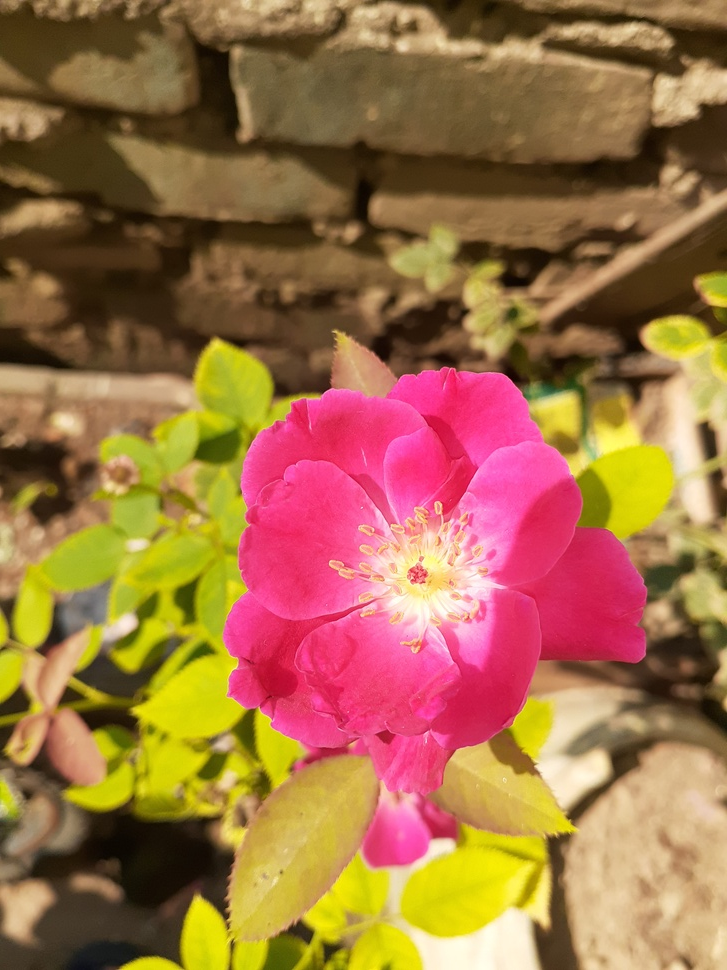
#> input picture img1.jpg, 727 x 970 px, shrunk from 3096 x 4128 before the run
$ python main.py
#> lines starting #> are read from the running program, lines starting #| are printed output that depends on the picture; after the words box and inside, x2 and y2 are one past the last pixel; in counts of white or black regions, pixels touching at a corner belong together
import cv2
import numpy as np

def read_img(filename):
#> called with filename = './img1.jpg'
    img=cv2.imread(filename)
#> img is the input picture: shape (970, 727, 3); mean B, G, R 70.2, 111.9, 159.3
    return img

def edge_detection(img,line_width,blur):
#> called with line_width = 9, blur = 7
    gray = cv2.cvtColor(img,cv2.COLOR_BGR2GRAY)
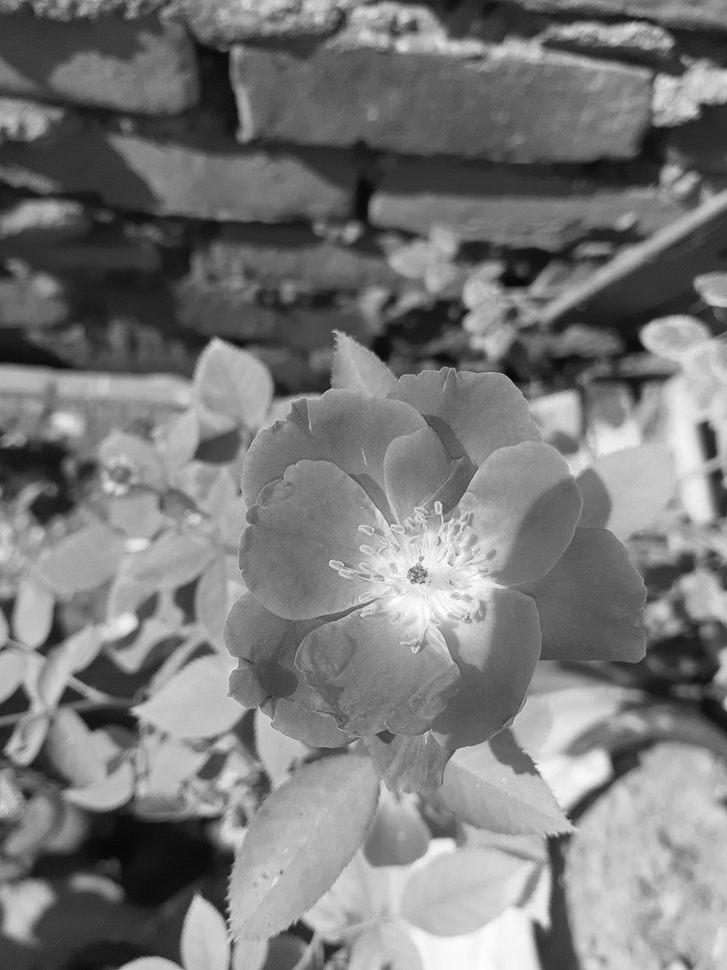
#> gray: shape (970, 727); min 7, max 254, mean 121.3
    grayBlur = cv2.medianBlur(gray,blur)
    edges=cv2.adaptiveThreshold(grayBlur,255,cv2.ADAPTIVE_THRESH_MEAN_C,cv2.THRESH_BINARY,line_width,blur)
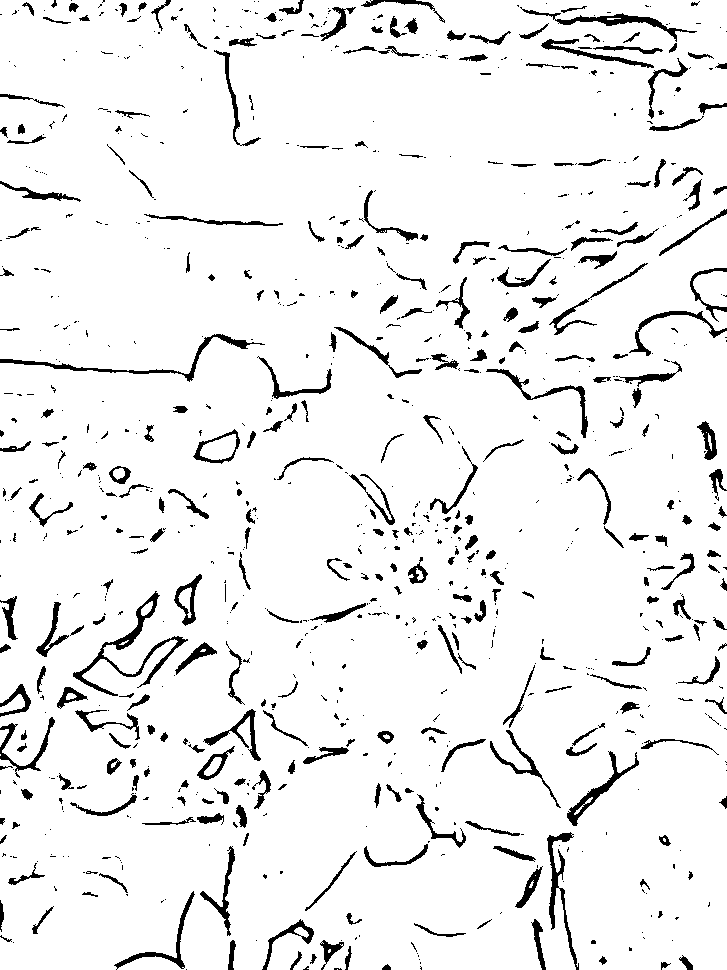
#> edges: shape (970, 727); 93.5% white; 919 black regions (579 under 20 px), largest, box (x1, y1, x2, y2) and area: (73, 591, 188, 696) 1468, (0, 334, 265, 382) 1058, (547, 832, 579, 970) 935
    return edges

#K = kmean clustering use
def color_quantisation(img, k):
#> called with k = 4
    data= np.float32(img).reshape((-1,3))
    criteria=(cv2.TERM_CRITERIA_EPS + cv2.TERM_CRITERIA_MAX_ITER, 20, 0.001)
    ret, label, center=cv2.kmeans(data,k,None,criteria,10,cv2.KMEANS_RANDOM_CENTERS)
#> ret = 1.78e+09; center = [[149.1, 190.6, 227.5], [55.67, 157.8, 180.2], [120.7, 59.11, 234.9], [29.63, 60.29, 80.86]]
    center= np.uint8(center)
#> center = [[149, 190, 227], [55, 157, 180], [120, 59, 234], [29, 60, 80]]
    result= center[label.flatten()]

    result= result.reshape(img.shape)
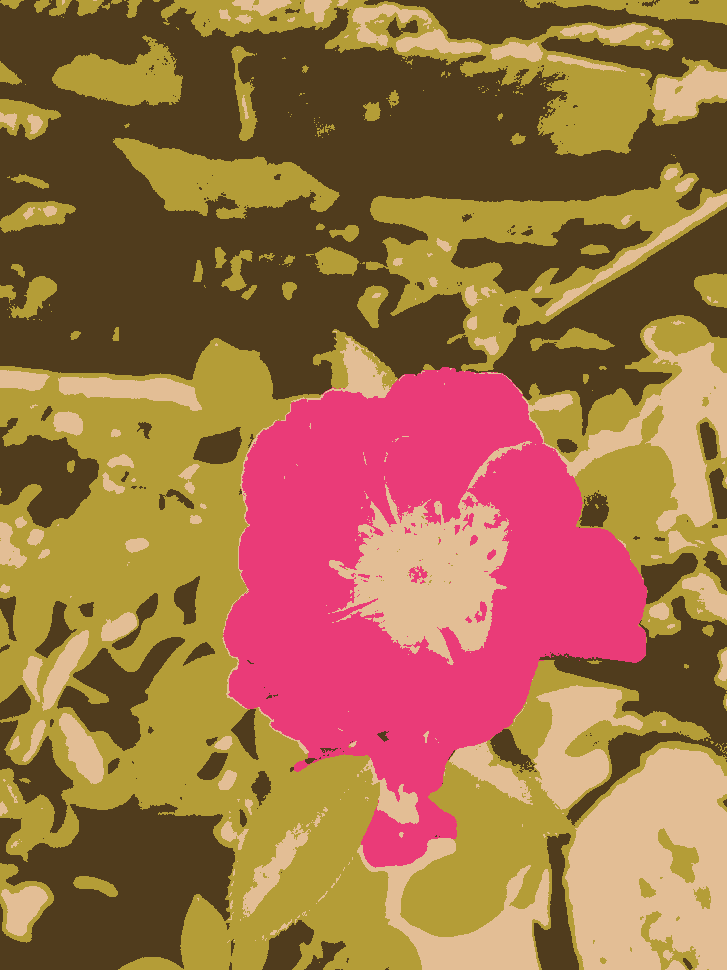
#> result: shape (970, 727, 3); mean B, G, R 69.7, 111.4, 158.7
    return result


img= read_img('./img1.jpg')
line_width= 9
blur_value=7
totalColor=4

edgeImg=edge_detection(img,line_width,blur_value)
img=color_quantisation(img,totalColor)
# blured = cv2.bilateralFilter(img,d=7, sigmaColor=200,sigmaSpace=200)
blured = cv2.bilateralFilter(img,7, 200,200)

cartoon = cv2.bitwise_and(blured,blured,mask=edgeImg)
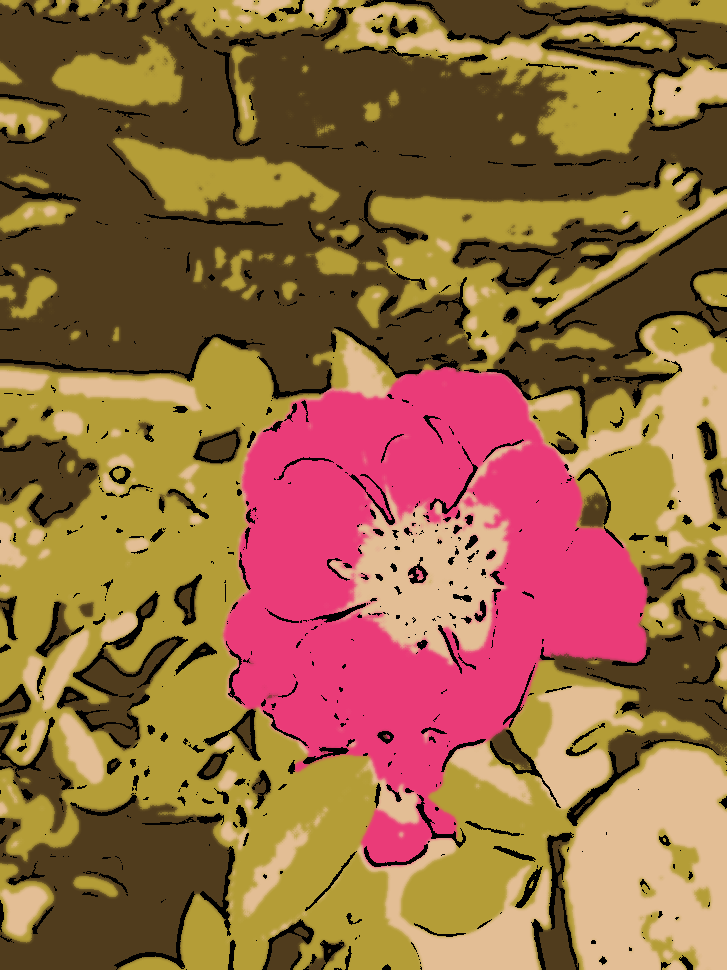
#> cartoon: shape (970, 727, 3); mean B, G, R 66.5, 105.9, 150.7
cv2.imwrite('cartoon.jpg', cartoon)
